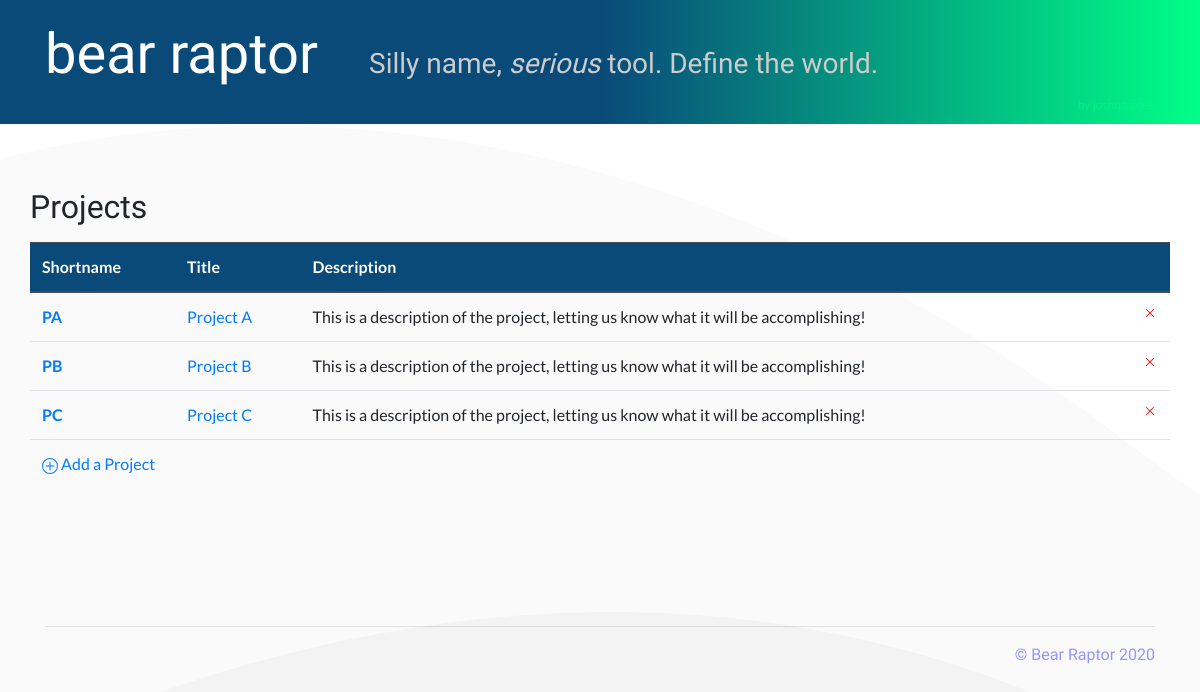
The app's page /, older data.
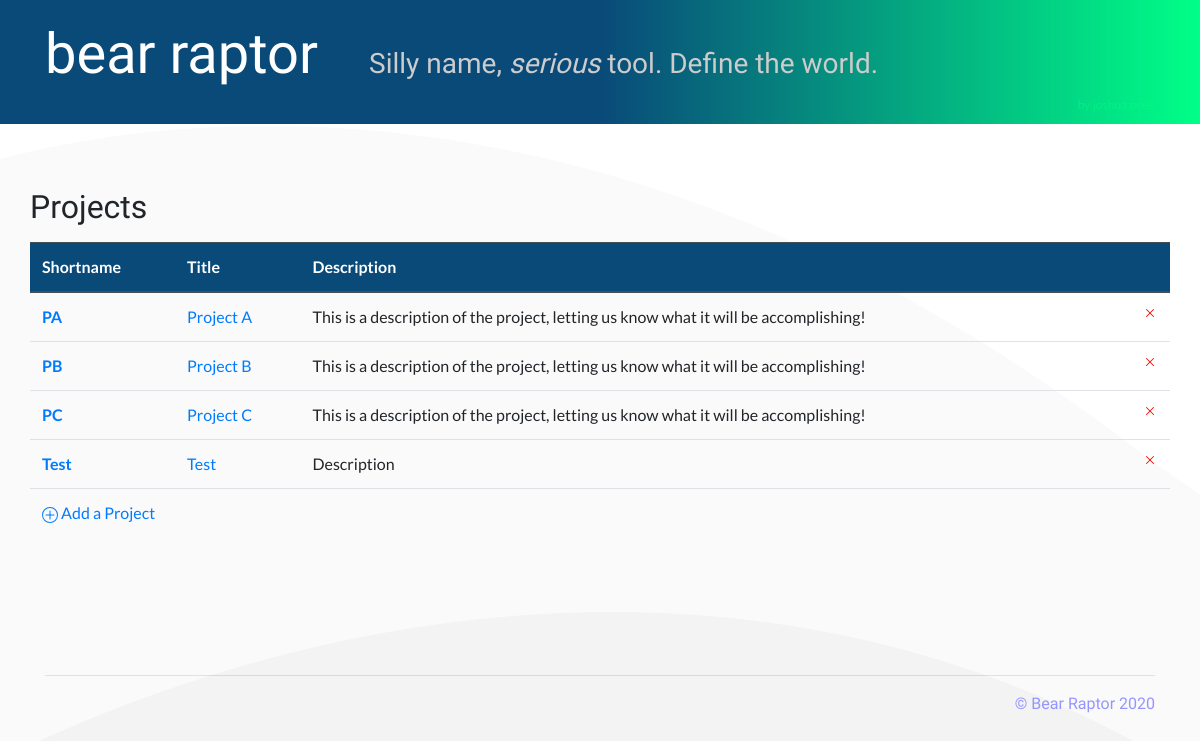
The same page, newer data.
### database_setup.py (models this page shows, shortened)
class Project(Base):
    __tablename__ = 'project'
    id = Column(Integer, primary_key=True)
    title = Column(String(250), nullable=False)
    shortname = Column(String(25), nullable=False)
    description = Column(String(500))
    status = Column(String(50), nullable=False)

### app.py (the view)
@app.route('/')
def mainPage():
    projects = session.query(Project).all()
    flash("Welcome")
    return render_template('main.html', projects=projects)

### templates/main.html (shortened to what this page needs)
<!doctype html>
<html lang="en" style="height:100%">
  {% include "head.html" %}
  <body style="padding-top:0rem">
    <main role="main">
      <div class="jumbotron">
        <div class="container">
          <p>
            <span style="font-size:3.5rem;color:#fff;padding-right:3rem" class="bear-raptor">bear raptor</span>
            <span style="font-size:1.75rem;color:#ccc" class="bear-raptor">Silly name, <i>serious</i> tool. Define the world.</span><br>
            <span style="font-size:.75rem;color:rgba(0, 255, 135,.5)" class="float-right">by joshua peek</span>
          </p>
        </div>
      </div>
      <div class="container">
        <div class="row">
          <h2 style="margin:2rem 0 1rem;">Projects</h2>
          <table class="table table-hover">
            <thead class="thead-dark">
              <tr>
                <th scope="col">Shortname</th>
                <th scope="col">Title</th>
                <th scope="col">Description</th>
                <th scope="col"></th>
              </tr>
            </thead>
            <tbody>
              {% for i in projects %}
                <tr>
                  <th scope="row"><a href="{{url_for('projectDash',project_id=i.id)}}">{{i.shortname}}</a></th>
                  <td><a href="{{url_for('projectDash',project_id=i.id)}}">{{i.title}}</a></td>
                  <td>{{i.description}}</td>
                  <td>
                    <a href="{{url_for('confirmDelete', project_id=i.id, type='Project', type_id=i.id)}}">
                    </a>
                  </td>
                </tr>
              {% endfor %}
              <tr>
                <td colspan="4">
                  <a type="button" data-toggle="modal" data-target="#create-project" href="#create-project">
                    <p class="float-right">
                      Add a Project
                    </p>
                  </a>
                </td>
              </tr>
            </tbody>
          </table>
        </div>
      <hr style="margin-top:100px;vertical-align:bottom">
      </div>
    </main>
    <span>
      {% include "footer.html" %}
    </span>
  </body>
</html>

Row changes from the older to the newer data that the page shows:
added Project: shortname "Test", title "Test", description "Description"
